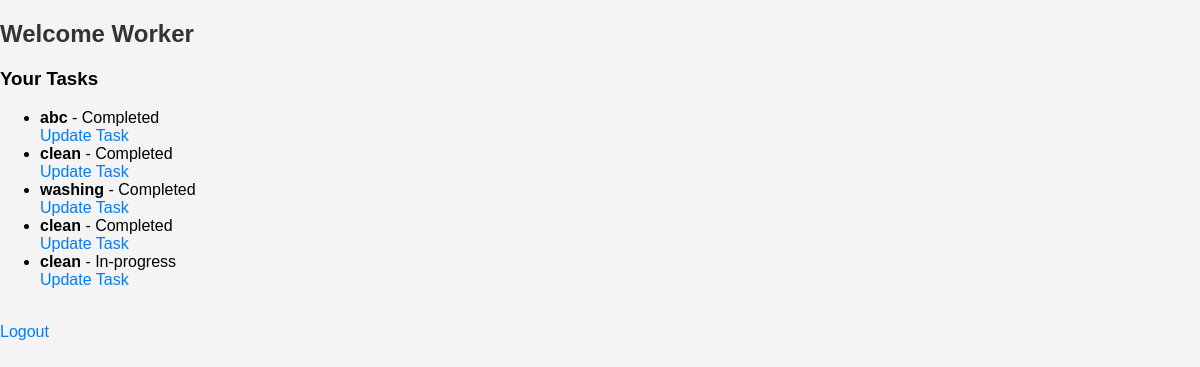
Screenshot of /street_care/worker/dashboard.php (signed in) with the database file from the repository.
### tables this page shows
CREATE TABLE `tasks` (
  `id` int(11) NOT NULL,
  `title` varchar(255) DEFAULT NULL,
  `description` text DEFAULT NULL,
  `assigned_to` int(11) DEFAULT NULL,
  `status` enum('pending','in-progress','completed') DEFAULT 'pending',
  `before_photo` varchar(255) DEFAULT NULL,
  `after_photo` varchar(255) DEFAULT NULL,
  `created_at` timestamp NOT NULL DEFAULT current_timestamp()
);

### street_care/worker/dashboard.php (the view, shortened to what this page needs)
<?php
include '../includes/db.php';
$worker_id = $_SESSION['user_id'];
$sql = "SELECT * FROM tasks WHERE assigned_to = $worker_id";
$result = $conn->query($sql);
?>
<!DOCTYPE html>
<html lang="en">
<head>
    <link rel="stylesheet" href="../css/styles.css">
</head>
<body>
    <h2>Welcome Worker</h2>
    <h3>Your Tasks</h3>
    <?php if ($result->num_rows > 0): ?>
        <ul>
        <?php while($task = $result->fetch_assoc()): ?>
            <li>
                <strong><?php echo $task['title']; ?></strong> - <?php echo ucfirst($task['status']); ?>
                <br>
                <a href="update_task.php?id=<?php echo $task['id']; ?>">Update Task</a>
            </li>
        <?php endwhile; ?>
        </ul>
    <?php else: ?>
        <p>No tasks assigned.</p>
    <?php endif; ?>
    <br>
    <a href="../logout.php">Logout</a>
</body>
</html>

### street_care/css/styles.css (style rules this page uses)
body { font-family: Arial, sans-serif; margin: 0; padding: 0; background-color: #f4f4f4; transition: background-color 0.3s ease-in-out; }
h2 { color: #333; transition: color 0.3s ease-in-out; }
a { text-decoration: none; color: #007bff; transition: color 0.3s ease-in-out; }

### rows the page displays
tasks: title "abc", status "Completed"
tasks: title "clean", status "Completed"
tasks: title "washing", status "Completed"
tasks: title "clean", status "Completed"
tasks: title "clean", status "In-progress"
